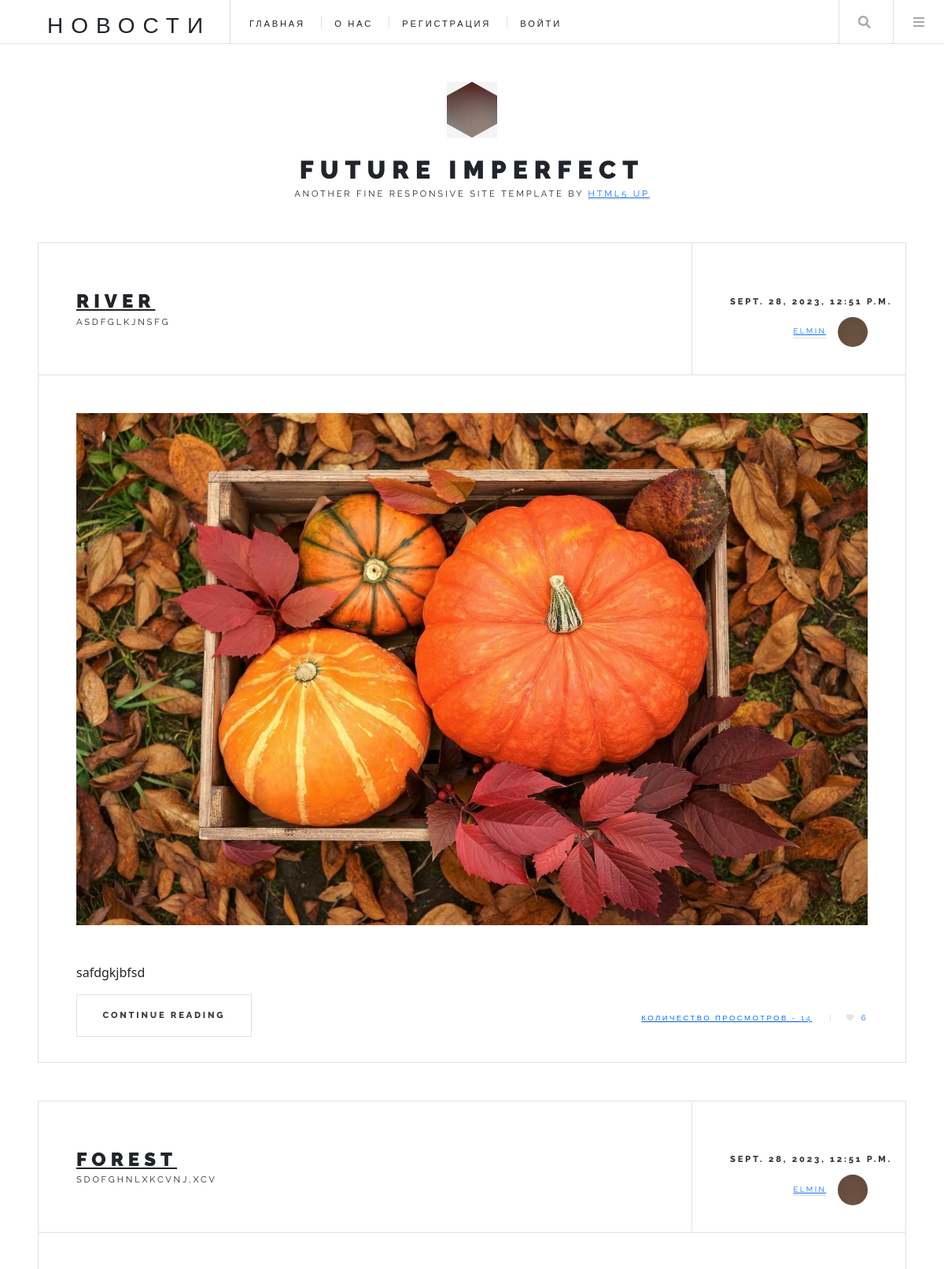
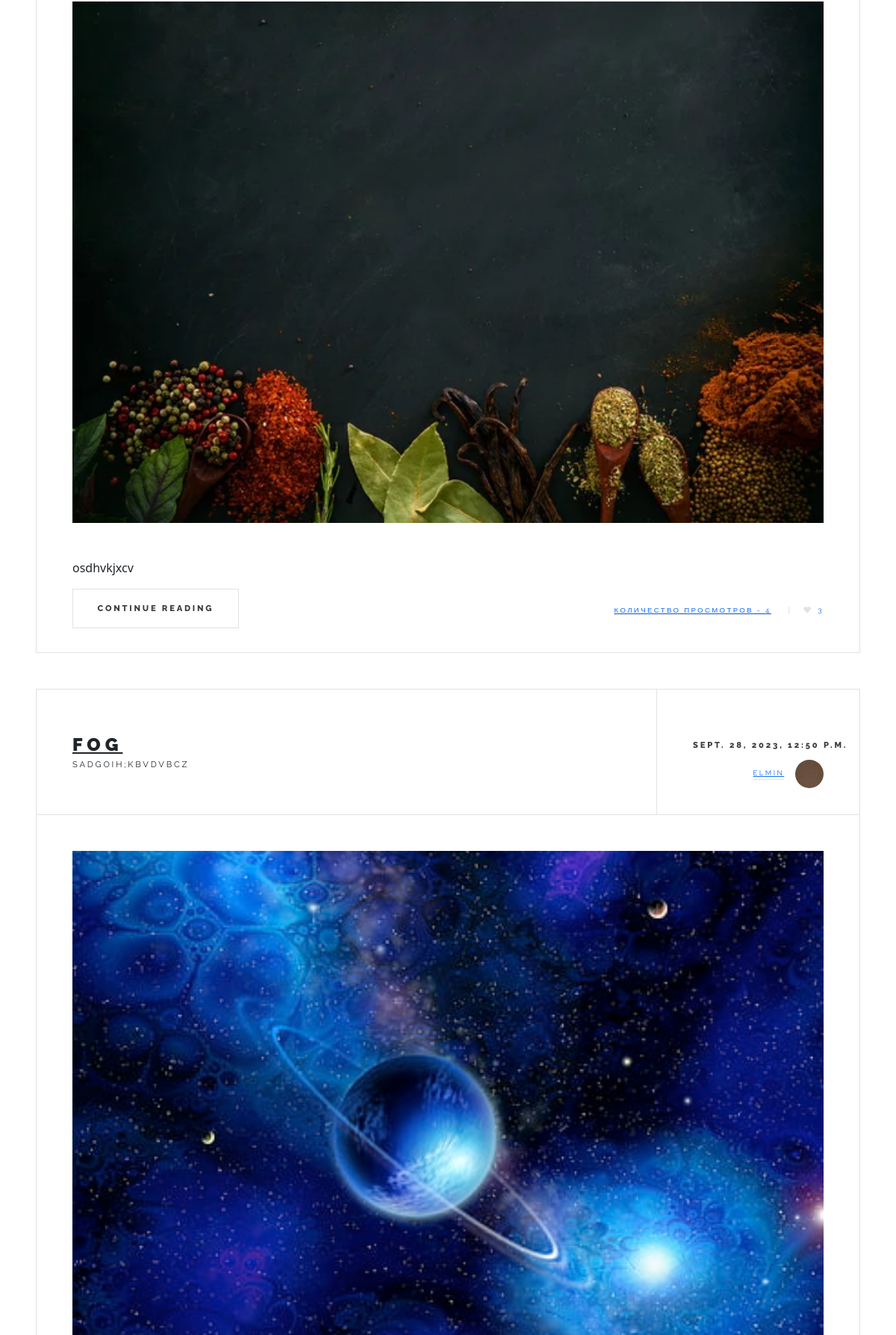
The page / (upper part) on the database its author committed (2 pictures, top to bottom).
### news_app/models.py (models this page shows, shortened)
class News(models.Model):
    title = models.CharField(max_length=250, verbose_name="Тема")
    description = models.TextField(verbose_name='Описание')
    main_image = models.ImageField(verbose_name='Главное изображение')
    text = models.TextField(verbose_name="Текст")
    created_at = models.DateTimeField(auto_now_add=True, editable=False, verbose_name="Дата создания")
    counter = models.IntegerField(editable=False, default=0, blank=True, null=True)
    author = models.ForeignKey(settings.AUTH_USER_MODEL, on_delete=models.CASCADE, verbose_name='Автор')
    like_count = models.IntegerField(editable=False, default=0, blank=True, null=True)
    class Meta:
        verbose_name = 'Новость'
        verbose_name_plural = 'Новости'

### news_app/views.py (the view)
# urls.py: path('', index, name='index'),
def index(request): #извлечь все select * from News;
    about_images = Gallery.objects.all()[:5]
    is_admin = False
    if request.user.is_authenticated:
        try:
            role = Admins.objects.get(selectedUser=request.user)
            is_admin = True
        except:
            pass
    query = ''
    if request.GET.get('query'):
        query = request.GET.get('query')
    rows=News.objects.all().filter(title__icontains=query).order_by('-created_at') #выводит последние добавленные новости в начало страницы
    paginator = Paginator(rows, 5)
    page_number = 1
    if request.GET.get('page'):
        page_number = int(request.GET.get('page'))
    next_page = page_number + 1 if (page_number + 1) <= len(paginator.page_range) else page_number
    previous_page = page_number - 1 if (page_number - 1) !=0 else page_number
    top_views = News.objects.all().order_by('-counter')[:5]
    new_news = News.objects.all().order_by('-created_at')[:4]
    context = {
        'rows':paginator.page(page_number),
        'pages': paginator.page_range,
        'top_views':top_views,
        'new_news': new_news,
        'next_page': next_page,
        'previous_page': previous_page,
        'is_admin': is_admin,
        'about_images': about_images
    }
    return render(request, 'index.html', context)

### templates/index.html (shortened to what this page needs)
{% extends 'home.html' %}
{% load static %}
{% block content %}
					<div id="main">
						{% for row in rows %}
							<article class="post">
								<header>
									<div class="title">
										<h2><a href="{% url 'single' row.id %}">{{row.title}}</a></h2>
										<p>{{row.description}}</p>
									</div>
									<div class="meta">
										<time class="published" datetime="2015-11-01">{{row.created_at}}</time>
										<a href="{% url 'single' row.id %}" class="author"><span class="name">{{row.author.username}}</span><img src="images/avatar.jpg" alt="" /></a>
									</div>
								</header>
								<a href="{% url 'single' row.id %}" class="image featured"><img src="{{row.main_image.url}}" alt="" /></a>
								<p>{{row.text}}</p>
								<footer>
									<ul class="actions">
										<li><a href="{% url 'single' row.id %}" class="button large">Continue Reading</a></li>
									</ul>
									<ul class="stats">
										<li><a href="#">Количество просмотров - {{row.counter}}</a></li>
										<li><a href="/like/?id={{row.id}}" class="icon solid fa-heart">{{row.like_count}}</a></li>
									</ul>
								</footer>
							</article>
						{% endfor %}
					</div>
					<section id="sidebar">
							<section id="intro">
								<a href="#" class="logo"><img src="images/logo.jpg" alt="" /></a>
								<header>
									<h2>Future Imperfect</h2>
									<p>Another fine responsive site template by <a href="http://html5up.net">HTML5 UP</a></p>
								</header>
							</section>
					</section>
{% endblock %}

### rows shown on the page
News: title "RIVER", description "ASDFGLKJNSFG", created_at "SEPT. 28, 2023, 12:51 P.M.", author.username "ELMIN", main_image (picture), text "safdgkjbfsd", counter "14", like_count "6"
News: title "FOREST", description "SDOFGHNLXKCVNJ,XCV", created_at "SEPT. 28, 2023, 12:51 P.M.", author.username "ELMIN", main_image (picture), text "osdhvkjxcv", counter "4", like_count "3"
News: title "FOG", description "SADGOIH;KBVDVBCZ", created_at "SEPT. 28, 2023, 12:50 P.M.", author.username "ELMIN", main_image (picture)
